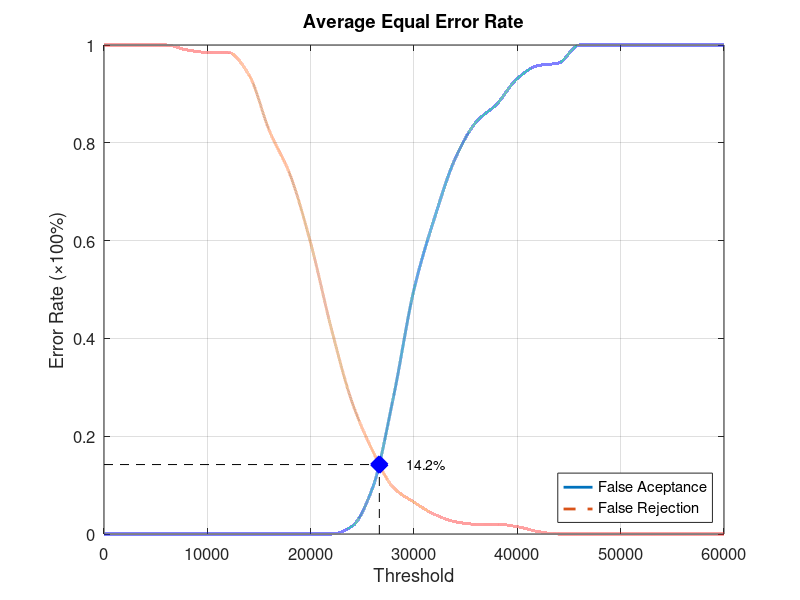
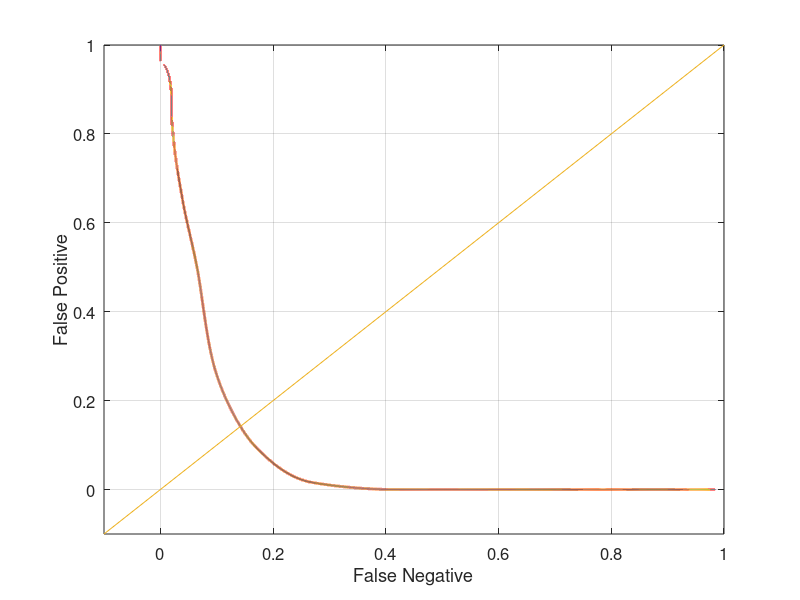

Reproduce these figures in MATLAB, in order.
function yEER = Database1_3
close all;
clear;
clc;
x = 0:2000:60000;
xq = 0:0.5:60000;

y0 = [0 0 0 0 0 0 0 0 0 0 0 0 0.0157895 0.0947368 0.278947 0.5 0.647368 0.768421 0.842105 0.878947 0.931579 0.957895 0.963158 1 1 1 1 1 1 1 1];
yy0 = interp1(x, y0, xq, 'pchip');
y1 = [1 1 1 1 0.99 0.985 0.985 0.94 0.825 0.735 0.595 0.42 0.27 0.17 0.095 0.065 0.04 0.025 0.02 0.02 0.015 0.005 0 0 0 0 0 0 0 0 0];
yy1 = interp1(x, y1, xq, 'pchip');

% Calculating EER: 
y2 = abs(y0 - y1);
find(y2 == min(y2))
yy2 = abs(yy0 - yy1);
xEER = find(yy2 == min(yy2));
xEERIndex = xq(xEER) % X-axis EER
yEER = yy0(xEER) % Y-axis EER

main = figure
plot(xq, yy0,'-','LineWidth', 2);	hold on
plot(xq, yy1,'--','LineWidth', 2);	hold on
plot([xEERIndex xEERIndex], [0 yEER], 'k--');	hold on
plot([0 xEERIndex], [yEER yEER], 'k--');	hold on
plot(xEERIndex, yEER, 'bx', 'LineWidth', 10);	hold on
text(xEERIndex + 10 * xEERIndex / 100, yEER, [num2str(round((10000 * yEER)) / 100) '%'])
legend('False Aceptance', 'False Rejection', 'Location', 'SouthEast')
xlabel('Threshold')
ylabel('Error Rate (\times100%)')
title('Average Equal Error Rate')
set(gca, 'FontSize', 12)
axis([0 60000 0 1])
grid on

print(main, 'Database1_3Main', '-dpng');
FNRxFPR = figure('Color', [1 1 1]);
plot(yy1, yy0, '-', yy1, yy0, 'LineWidth', 2);
hold on
y = -0.1:0.1:1
plot(y, y); 
set(gca, 'FontSize', 12)
xlabel('False Negative')
ylabel('False Positive')
axis([-0.1 1 -0.1 1])
set(gca, 'FontSize', 12)
grid on

print(FNRxFPR, 'Database1_3FNRxFPR','-dpng');
end
